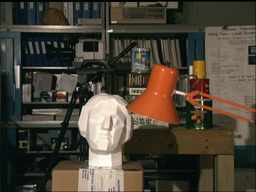
//> input picture tsukuba-imL.png, 256 x 192 px, shrunk from 384 x 288 before the run
$ ./openmp   (built with g++ and OpenCV 4)
//> lines starting //> are read from the running program, lines starting //| are printed output that depends on the picture
#include <opencv2/opencv.hpp>
#include <chrono>
#include <iostream>
#include <vector>
#include <omp.h>
const int LABELS = 16;
const int LAMBDA = 20;
const int SMOOTHNESS_TRUNC = 2;
const int BP_ITERATIONS = 40;
enum DIRECTION {LEFT, RIGHT, UP, DOWN, DATA};

using namespace std;

typedef unsigned int TYPE;

struct Pixel
{
    // Each pixel has 5 'message box' to store incoming data
    TYPE msg[5][LABELS];
    int best_assignment;
};

struct MRF2D
{
    std::vector <Pixel> grid;
    int width, height;
};

// Application specific code
void InitDataCost(const std::string &left_file, const std::string &right_file, MRF2D &mrf);
TYPE DataCostStereo(const cv::Mat &left, const cv::Mat &right, int x, int y, int label);
TYPE SmoothnessCost(int i, int j);

// Loppy belief propagation specific
void BP(MRF2D &mrf, DIRECTION direction);
void SendMsg(MRF2D &mrf, int x, int y, DIRECTION direction);
TYPE MAP(MRF2D &mrf);

int main()
{
    MRF2D mrf;
    auto start = chrono::high_resolution_clock::now();
    InitDataCost("tsukuba-imL.png", "tsukuba-imR.png", mrf);
    auto end = chrono::high_resolution_clock::now();
    cout << "InitDataCost took " << chrono::duration_cast<chrono::milliseconds>(end-start).count() << "ms" << endl;
    for(int i=0; i < BP_ITERATIONS; i++) {
        start = chrono::high_resolution_clock::now();
        BP(mrf, RIGHT);
        BP(mrf, LEFT);
        BP(mrf, UP);
        BP(mrf, DOWN);

        TYPE energy = MAP(mrf);
        end = chrono::high_resolution_clock::now();

        cout << "iteration " << (i+1) << "/" << BP_ITERATIONS << ", energy = " << energy << ", took " << chrono::duration_cast<chrono::milliseconds>(end-start).count() << "ms" << endl;
    }
    cv::Mat output = cv::Mat::zeros(mrf.height, mrf.width, CV_8U);
    for(int y=LABELS; y < mrf.height-LABELS; y++) {
        for(int x=LABELS; x < mrf.width-LABELS; x++) {
            output.at<uchar>(y,x) = mrf.grid[y*mrf.width+x].best_assignment * (256/LABELS);
        }
    }
    cout << "Saving results to output.png" << endl;
    cv::imwrite("output.png", output);
    return 0;
}

TYPE DataCostStereo(const cv::Mat &left, const cv::Mat &right, int x, int y, int label)
{
    const int wradius = 2; // window radius, search block size is (wradius*2+1)*(wradius*2+1)

    int sum = 0;

    for(int dy=-wradius; dy <= wradius; dy++) {
        for(int dx=-wradius; dx <= wradius; dx++) {
            int a = left.at<uchar>(y+dy, x+dx);
            int b = right.at<uchar>(y+dy, x+dx-label);
            sum += abs(a-b);
        }
    }

    int avg = sum/((wradius*2+1)*(wradius*2+1)); // average difference

    return avg;
    //return std::min(avg, DATA_TRUNC);
}

TYPE SmoothnessCost(int i, int j)
{
    int d = i - j;

    return LAMBDA*std::min(abs(d), SMOOTHNESS_TRUNC);
}

void InitDataCost(const std::string &left_file, const std::string &right_file, MRF2D &mrf)
{
//> called with left_file = "tsukuba-imL.png", right_file = "tsukuba-imR.png"
    // Cache the data cost results so we don't have to recompute it every time

    // Force greyscale
    cv::Mat left = cv::imread(left_file.c_str(), 0);
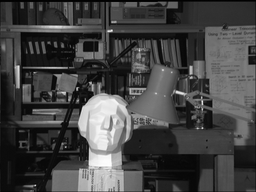
//> left: 192 rows x 256 cols, CV_8UC1; min 0, max 254, mean 67.9
    cv::Mat right = cv::imread(right_file.c_str(), 0);
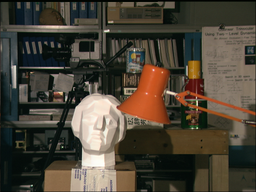
//> input picture tsukuba-imR.png, 256 x 192 px, shrunk from 384 x 288 before the run
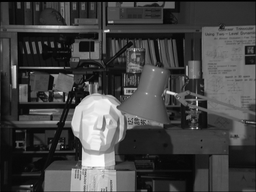
//> right: 192 rows x 256 cols, CV_8UC1; min 0, max 254, mean 68.2

    if(!left.data) {
        cerr << "Error reading left image" << endl;
        exit(1);
    }

    if(!right.data) {
        cerr << "Error reading right image" << endl;
        exit(1);
    }

    assert(left.channels() == 1);

    mrf.width = left.cols;
    mrf.height = left.rows;

    int total = mrf.width*mrf.height;
//> total = 49152

    mrf.grid.resize(total);

    // Initialise all messages to zero
    for(int i=0; i < total; i++) {
        for(int j=0; j < 5; j++) {
            for(int k=0; k < LABELS; k++) {
                mrf.grid[i].msg[j][k] = 0;
            }
        }
    }

    // Add a border around the image
    int border = LABELS;

    for(int y=border; y < mrf.height-border; y++) {
        for(int x=border; x < mrf.width-border; x++) {
            for(int i=0; i < LABELS; i++) {
                mrf.grid[y*left.cols+x].msg[DATA][i] = DataCostStereo(left, right, x, y, i);
            }
        }
    }
//> in main, `cv::imwrite("output.png", output);`:
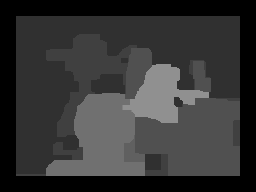
//> saved as output.png: 192 rows x 256 cols, CV_8UC1; min 0, max 144, mean 52.8
}

void SendMsg(MRF2D &mrf, int x, int y, DIRECTION direction)
{
    TYPE new_msg[LABELS];

    int width = mrf.width;
    for(int i=0; i < LABELS; i++) {
        TYPE min_val = UINT_MAX;
        for(int j=0; j < LABELS; j++) {
            TYPE p = 0;

            p += SmoothnessCost(i,j);
            p += mrf.grid[y*width+x].msg[DATA][j];

            // Exclude the incoming message direction that we are sending to
            if(direction != LEFT) p += mrf.grid[y*width+x].msg[LEFT][j];
            if(direction != RIGHT) p += mrf.grid[y*width+x].msg[RIGHT][j];
            if(direction != UP) p += mrf.grid[y*width+x].msg[UP][j];
            if(direction != DOWN) p += mrf.grid[y*width+x].msg[DOWN][j];

            min_val = std::min(min_val, p);
        }

        new_msg[i] = min_val;
    }

    for(int i=0; i < LABELS; i++) {
        switch(direction) {
            case LEFT:
            mrf.grid[y*width + x-1].msg[RIGHT][i] = new_msg[i];
            break;

            case RIGHT:
            mrf.grid[y*width + x+1].msg[LEFT][i] = new_msg[i];
            break;

            case UP:
            mrf.grid[(y-1)*width + x].msg[DOWN][i] = new_msg[i];
            break;

            case DOWN:
            mrf.grid[(y+1)*width + x].msg[UP][i] = new_msg[i];
            break;

            default:
            assert(0);
            break;
        }
    }
}

void BP(MRF2D &mrf, DIRECTION direction)
{
    int width = mrf.width;
    int height = mrf.height;

    switch(direction) {
        case RIGHT:
        #pragma omp parallel for
        for(int y=0; y < height; y++) {
            for(int x=0; x < width-1; x++) {
                SendMsg(mrf, x, y, direction);
            }
        }
        break;

        case LEFT:
        #pragma omp parallel for
        for(int y=0; y < height; y++) {
            for(int x=width-1; x >= 1; x--) {
                SendMsg(mrf, x, y, direction);
            }
        }
        break;

        case DOWN:
        #pragma omp parallel for
        for(int x=0; x < width; x++) {
            for(int y=0; y < height-1; y++) {
                SendMsg(mrf, x, y, direction);
            }
        }
        break;

        case UP:
        #pragma omp parallel for
        for(int x=0; x < width; x++) {
            for(int y=height-1; y >= 1; y--) {
                SendMsg(mrf, x, y, direction);
            }
        }
        break;

        case DATA:
        assert(0);
        break;
    }
}

TYPE MAP(MRF2D &mrf)
{
    // Finds the MAP assignment as well as calculating the energy

    // MAP assignment
    for(size_t i=0; i < mrf.grid.size(); i++) {
        TYPE best = std::numeric_limits<TYPE>::max();
        for(int j=0; j < LABELS; j++) {
            TYPE cost = 0;

            cost += mrf.grid[i].msg[LEFT][j];
            cost += mrf.grid[i].msg[RIGHT][j];
            cost += mrf.grid[i].msg[UP][j];
            cost += mrf.grid[i].msg[DOWN][j];
            cost += mrf.grid[i].msg[DATA][j];

            if(cost < best) {
                best = cost;
                mrf.grid[i].best_assignment = j;
            }
        }
    }

    int width = mrf.width;
    int height = mrf.height;

    // Energy
    TYPE energy = 0;

    for(int y=0; y < mrf.height; y++) {
        for(int x=0; x < mrf.width; x++) {
            int cur_label = mrf.grid[y*width+x].best_assignment;

            // Data cost
            energy += mrf.grid[y*width+x].msg[DATA][cur_label];

            if(x-1 >= 0)     energy += SmoothnessCost(cur_label, mrf.grid[y*width+x-1].best_assignment);
            if(x+1 < width)  energy += SmoothnessCost(cur_label, mrf.grid[y*width+x+1].best_assignment);
            if(y-1 >= 0)     energy += SmoothnessCost(cur_label, mrf.grid[(y-1)*width+x].best_assignment);
            if(y+1 < height) energy += SmoothnessCost(cur_label, mrf.grid[(y+1)*width+x].best_assignment);
        }
    }

    return energy;
}
